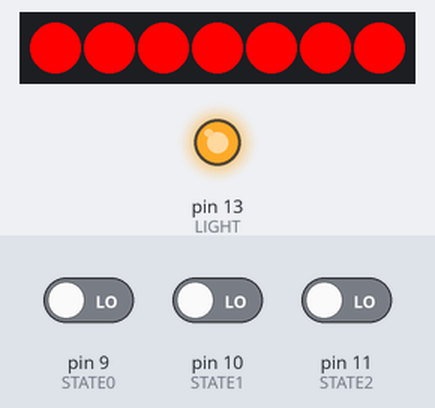
The sketch below on a simulated Arduino Uno, built with avr-gcc and run on an emulated ATmega328P. Shown: 7 RGB LEDs in strip order, left to right, output pins drawn as LEDs (lit = HIGH). Inputs (shaded band) come from the test bench; at power-on: pin 11 (STATE2) LOW, pin 9 (STATE0) LOW, pin 10 (STATE1) LOW. What the sketch prints to the serial monitor is not drawn.

Above: at 1.2 s.
1.3 s: pin 11 (STATE2) driven HIGH
At 1.45 s:
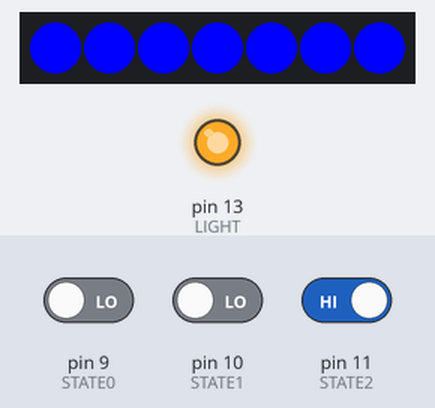
3.7 s: pin 9 (STATE0) driven HIGH
At 4.9 s:
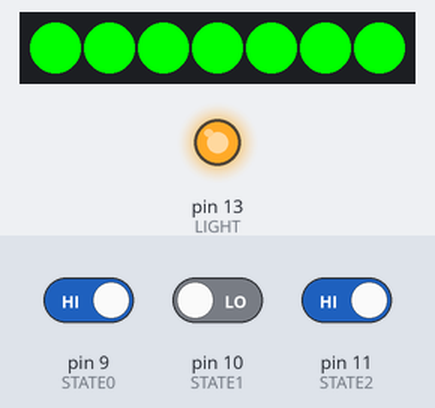
5.2 s: pin 9 (STATE0) driven LOW
At 8.1 s:
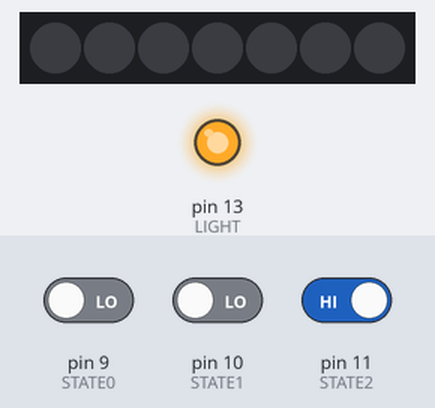
8.2 s: pin 10 (STATE1) driven HIGH
9.7 s: pin 9 (STATE0) driven HIGH and pin 11 (STATE2) driven LOW
At 9.85 s:
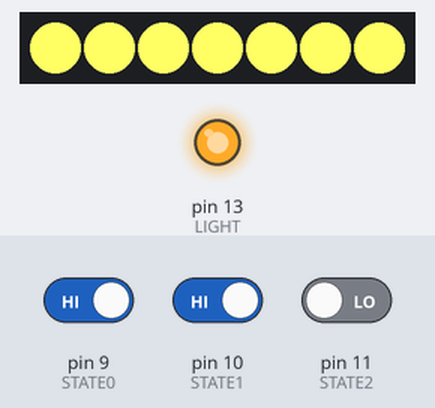
Timing chart, 0 to 13.7 s (numbered marks = the images above; inputs shaded):
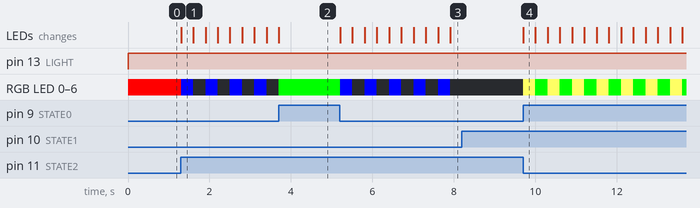

The sketch:

robotlights.ino
```cpp
#include <Adafruit_NeoPixel.h>

#define PIN 5
#define STATE0 9
#define STATE1 10
#define STATE2 11
#define LIGHT 13
#define NUM_LIGHTS 7

Adafruit_NeoPixel strip = Adafruit_NeoPixel(NUM_LIGHTS, PIN, NEO_GRB + NEO_KHZ800);

int currentState = 0;
int lastState    = 0;
int i = 0;
double lps = 20.0/NUM_LIGHTS;//lights per second
void setup() {
  Serial.begin(9600);
  strip.begin();
  strip.show();
  pinMode(STATE0, INPUT);
  pinMode(STATE1, INPUT);
  pinMode(STATE2, INPUT);
  pinMode(LIGHT,OUTPUT);
}

void loop() {
    Serial.println(currentState);
    digitalWrite(LIGHT,HIGH);
    switch(getState()){
      case 0:
        for(i = 0; i < NUM_LIGHTS; i++){
          strip.setPixelColor(i, strip.Color(255, 0, 0));
          strip.show();
        }
      break;

      case 1:
        for(i = 0; i < NUM_LIGHTS; i++){
          strip.setPixelColor(i, strip.Color(0, 0, 255));
        }
        strip.show();
      break;

      case 2:
        for(i = 0; i < NUM_LIGHTS; i++){
          strip.setPixelColor(i, strip.Color(0, 255, 0));
        }
        strip.show();
      break;

      case 3:
        for(i = 0; i < NUM_LIGHTS; i++){
          strip.setPixelColor(i, strip.Color(255, 255, 100));
        }
        strip.show();
        delay(300);
        for(i = 0; i < NUM_LIGHTS; i++){
          strip.setPixelColor(i, strip.Color(0, 255, 0));
        }
        strip.show();
        delay(300);
      break;

      case 4:
        for(i = 0; i < NUM_LIGHTS; i++){
          strip.setPixelColor(i, strip.Color(0, 0, 255));
        }
        strip.show();
        delay(300);
        for(i = 0; i < NUM_LIGHTS; i++){
          strip.setPixelColor(i, strip.Color(0, 0, 0));
        }
        strip.show();
        delay(300);
      break;

      case 5:
        for(i = 0; i < NUM_LIGHTS; i++){
          strip.setPixelColor(i, strip.Color(0, 255, 0));
        }
        strip.show();
        delay(300);
      break;

      case 6:
      break;

      case 7:
        for(i = 0; i < NUM_LIGHTS; i++){
          strip.setPixelColor(i, strip.Color(255, 0, 0));
        }
        strip.show();
        delay(300);
        for(i = 0; i < NUM_LIGHTS; i++){
          strip.setPixelColor(i, strip.Color(0, 0, 0));
        }
        strip.show();
        delay(300);
      break;

      default:
        for(i = 0; i < NUM_LIGHTS; i++){
            strip.setPixelColor(i, strip.Color(255, 255, 255));
          }
        strip.show();
      break;
     }
     lastState = currentState;
}
void setState(int state){
 currentState = state;
}
int getState() {
  int i = 0;
  int val;
  val = digitalRead(STATE0);
  if(val == HIGH){
    i += 1;
  }
  val = digitalRead(STATE1);
  if(val == HIGH){
    i += 2;
  }
  val = digitalRead(STATE2);
  if(val == HIGH){
    i += 4;
  }
  return i;
}
```

Measured:
- after the input at 1.3 s, RGB LED 0–6: alternates RGB(0, 0, 255) for 0.30 s and off for 0.30 s, starting at once; the LEDs: change at once (image 1)
- after the input at 3.7 s, the LEDs: change at once (image 2)
- after the input at 5.2 s, RGB LED 0–6: alternates RGB(0, 0, 255) for 0.30 s and off for 0.30 s, starting at once; the LEDs: first change at once (image 3 shows a later state)
- after the input at 8.2 s, every drawn part: stays the same
- after the input at 9.7 s, RGB LED 0–6: alternates RGB(255, 255, 100) for 0.30 s and RGB(0, 255, 0) for 0.30 s, starting at once; the LEDs: change at once (image 4)
